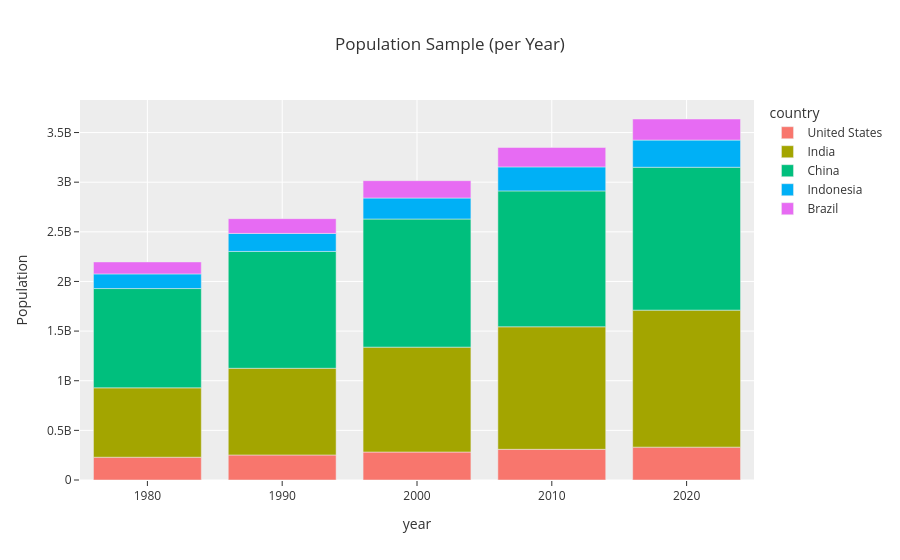

The code cell stored with this chart in its notebook:
### Code cell
fig = px.bar(
    df_pivot_sample,
    x=df_pivot_sample.index,
    y=df_pivot_sample.columns,
    labels={'value':'Population','index':'Year','variable':'Country'},
    title='Population Sample (per Year)',
    template='ggplot2'
)
fig.show()

### Figure 1 — Plotly figure (JSON) as saved in the notebook; plotly's stock layout.template omitted (floating-point values rounded to 4 significant figures)
{"data": [{"hovertemplate": "country=United States<br>year=%{x}<br>Population=%{y}<extra></extra>", "legendgroup": "United States", "marker": {"color": "#F8766D", "pattern": {"shape": ""}}, "name": "United States", "orientation": "v", "showlegend": true, "textposition": "auto", "type": "bar", "x": [1980.0, 1990.0, 2000.0, 2010.0, 2020.0], "xaxis": "x", "y": [229500000.0, 252100000.0, 281700000.0, 309000000.0, 331000000.0], "yaxis": "y"}, {"hovertemplate": "country=India<br>year=%{x}<br>Population=%{y}<extra></extra>", "legendgroup": "India", "marker": {"color": "#A3A500", "pattern": {"shape": ""}}, "name": "India", "orientation": "v", "showlegend": true, "textposition": "auto", "type": "bar", "x": [1980.0, 1990.0, 2000.0, 2010.0, 2020.0], "xaxis": "x", "y": [699000000.0, 873300000.0, 1057000000.0, 1234000000.0, 1380000000.0], "yaxis": "y"}, {"hovertemplate": "country=China<br>year=%{x}<br>Population=%{y}<extra></extra>", "legendgroup": "China", "marker": {"color": "#00BF7D", "pattern": {"shape": ""}}, "name": "China", "orientation": "v", "showlegend": true, "textposition": "auto", "type": "bar", "x": [1980.0, 1990.0, 2000.0, 2010.0, 2020.0], "xaxis": "x", "y": [1000000000.0, 1177000000.0, 1291000000.0, 1369000000.0, 1439000000.0], "yaxis": "y"}, {"hovertemplate": "country=Indonesia<br>year=%{x}<br>Population=%{y}<extra></extra>", "legendgroup": "Indonesia", "marker": {"color": "#00B0F6", "pattern": {"shape": ""}}, "name": "Indonesia", "orientation": "v", "showlegend": true, "textposition": "auto", "type": "bar", "x": [1980.0, 1990.0, 2000.0, 2010.0, 2020.0], "xaxis": "x", "y": [147400000.0, 181400000.0, 211500000.0, 241800000.0, 273500000.0], "yaxis": "y"}, {"hovertemplate": "country=Brazil<br>year=%{x}<br>Population=%{y}<extra></extra>", "legendgroup": "Brazil", "marker": {"color": "#E76BF3", "pattern": {"shape": ""}}, "name": "Brazil", "orientation": "v", "showlegend": true, "textposition": "auto", "type": "bar", "x": [1980.0, 1990.0, 2000.0, 2010.0, 2020.0], "xaxis": "x", "y": [120700000.0, 149000000.0, 174800000.0, 195700000.0, 212600000.0], "yaxis": "y"}], "layout": {"barmode": "relative", "legend": {"title": {"text": "country"}, "tracegroupgap": 0}, "title": {"text": "Population Sample (per Year)"}, "xaxis": {"anchor": "y", "domain": [0, 1], "title": {"text": "year"}}, "yaxis": {"anchor": "x", "domain": [0, 1], "title": {"text": "Population"}}}}
